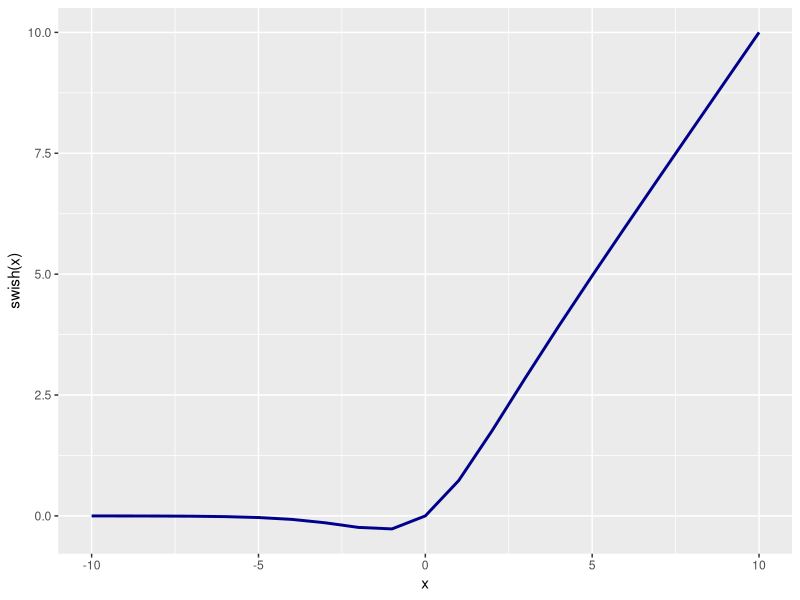
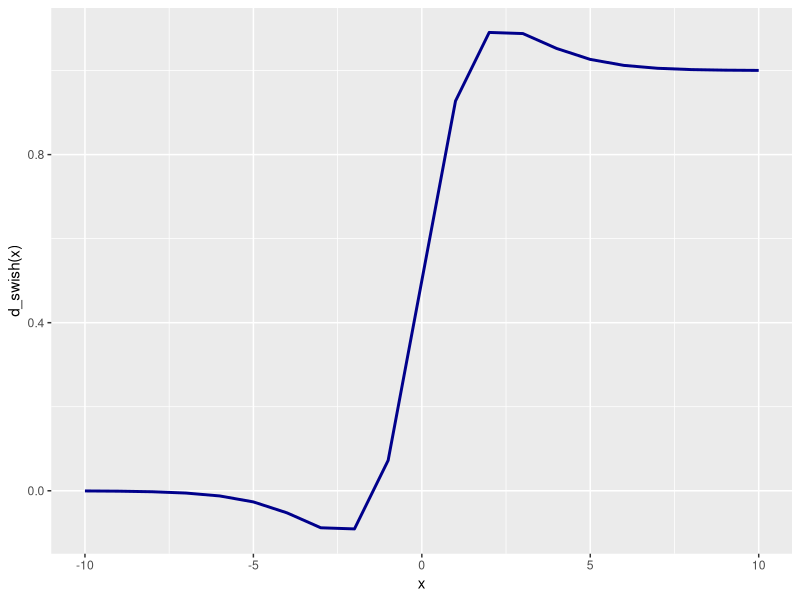
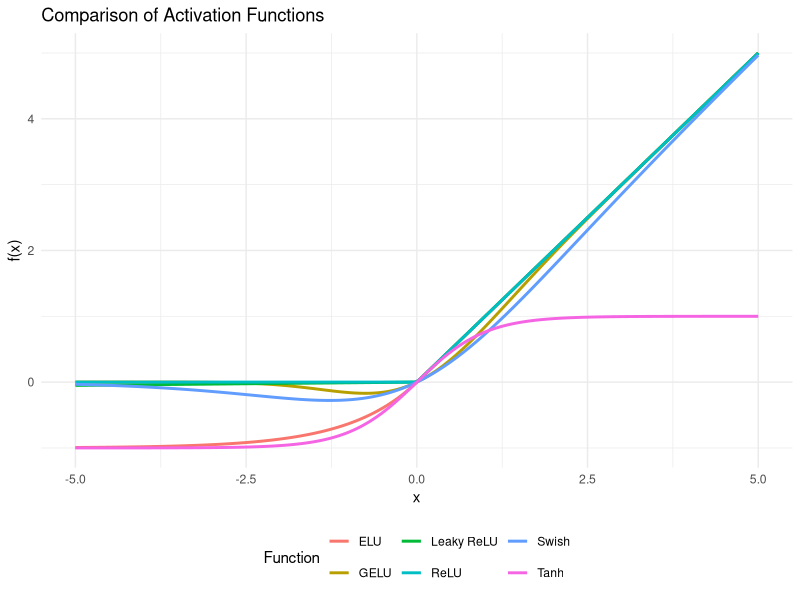

Recreate these plots in R, in order.
## ---- chunk 1
#| eval: true # remember to add echo: true
#| echo: true
#| label: fig-swish
#| fig-cap: "Swish Activation Function"
#| fig-width: 7
#| fig-height: 4

# Your `swish()` function here
swish <- function(x) {
  x / (1 + exp(-x))
}

library(ggplot2)
library(tibble)

x <- -10:10
y <- swish(x)
tbl_swish <- tibble(x, y)

ggplot(tbl_swish, aes(x, y)) +
  geom_line(color = "darkblue", linewidth = 1) +
  labs(x = "x", y = "swish(x)")
## ---- chunk 2
#| eval: true # remember to add echo: true
#| echo: true
#| output: true # change it to `true` in your `.qmd` file
#| label: fig-d-swish
#| fig-cap: "Gradient of Swish Activation Function"
#| fig-width: 7
#| fig-height: 4

# Your `d_swish()` function here

sigmoid <- function(x) 1 / (1 + exp(-x))

d_swish <- function(x) {
  s <- swish(x) 
  sig <- sigmoid(x)
  return(s + sig * (1 - s))
}

x <- -10:10
y <- d_swish(x)
tbl_d_swish <- tibble(x, y)

ggplot(tbl_d_swish, aes(x, y)) +
  geom_line(color = "darkblue", linewidth = 1) +
  labs(x = "x", y = "d_swish(x)")
## ---- chunk 3
#| eval: true # remember to add echo: true
#| echo: true
#| output: true # change it to `true` in your `.qmd` file
#| label: fig-toy-examples
#| fig-cap: "Toy Examples Calling swish() and relu()"
#| fig-width: 7
#| fig-height: 4

# median ID of team
student_ids <- c(2400951, 2401493, 2402311, 2503741, 2502643)

median_id <- median(student_ids)

set.seed(median_id)

# 10 element random vector between -10 and 10
random_vector <- runif(10, min = -10, max = 10)

# Activating the vector
activated_vector <- swish(random_vector)

# Display results to 2 decimal places
round(random_vector, 2)
round(activated_vector, 2)

## ---- chunk 4
# ReLU function
relu <- function(x) pmax(0, x)

# Activate the vector using ReLU
relu_activated_vector <- relu(random_vector)

# Display ReLU results
round(relu_activated_vector, 2)
## ---- chunk 5
#| eval: true
#| echo: true

# Define additional activation functions
leaky_relu <- function(x, alpha = 0.01) {
  return(ifelse(x > 0, x, alpha * x))
}

elu <- function(x, alpha = 1.0) {
  return(ifelse(x > 0, x, alpha * (exp(x) - 1)))
}

gelu <- function(x) {
  return(0.5 * x * (1 + tanh(sqrt(2/pi) * (x + 0.044715 * x^3))))
}

# Visualize all functions
x_range <- seq(-5, 5, length.out = 200)

activation_data <- data.frame(
  x = rep(x_range, 6),
  y = c(relu(x_range), swish(x_range), leaky_relu(x_range), 
        elu(x_range), gelu(x_range), tanh(x_range)),
  Function = rep(c("ReLU", "Swish", "Leaky ReLU", "ELU", "GELU", "Tanh"), 
                 each = length(x_range))
)

ggplot(activation_data, aes(x = x, y = y, color = Function)) +
  geom_line(linewidth = 1) +
  labs(x = "x", y = "f(x)", title = "Comparison of Activation Functions") +
  theme_minimal() +
  theme(legend.position = "bottom")

